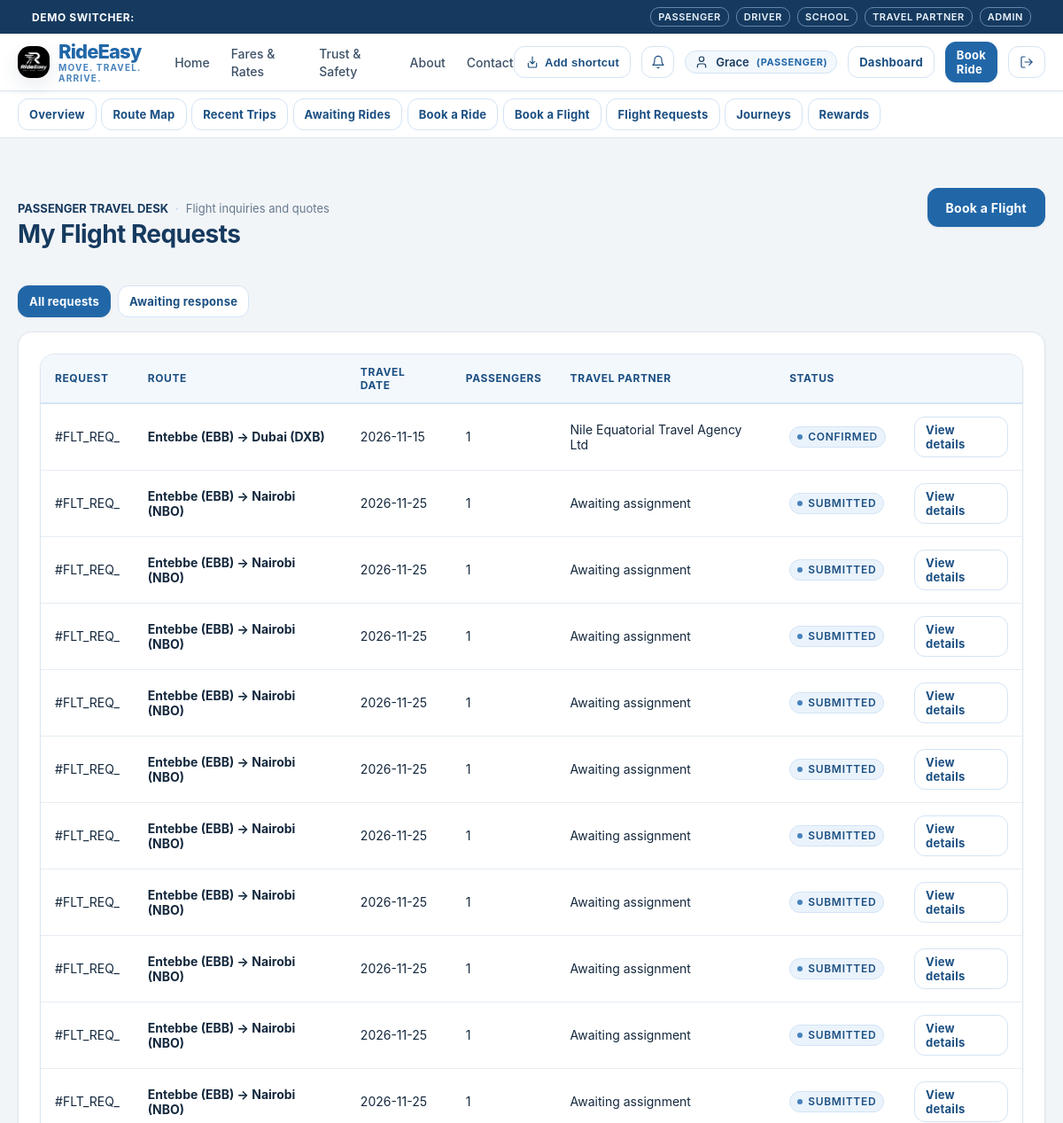
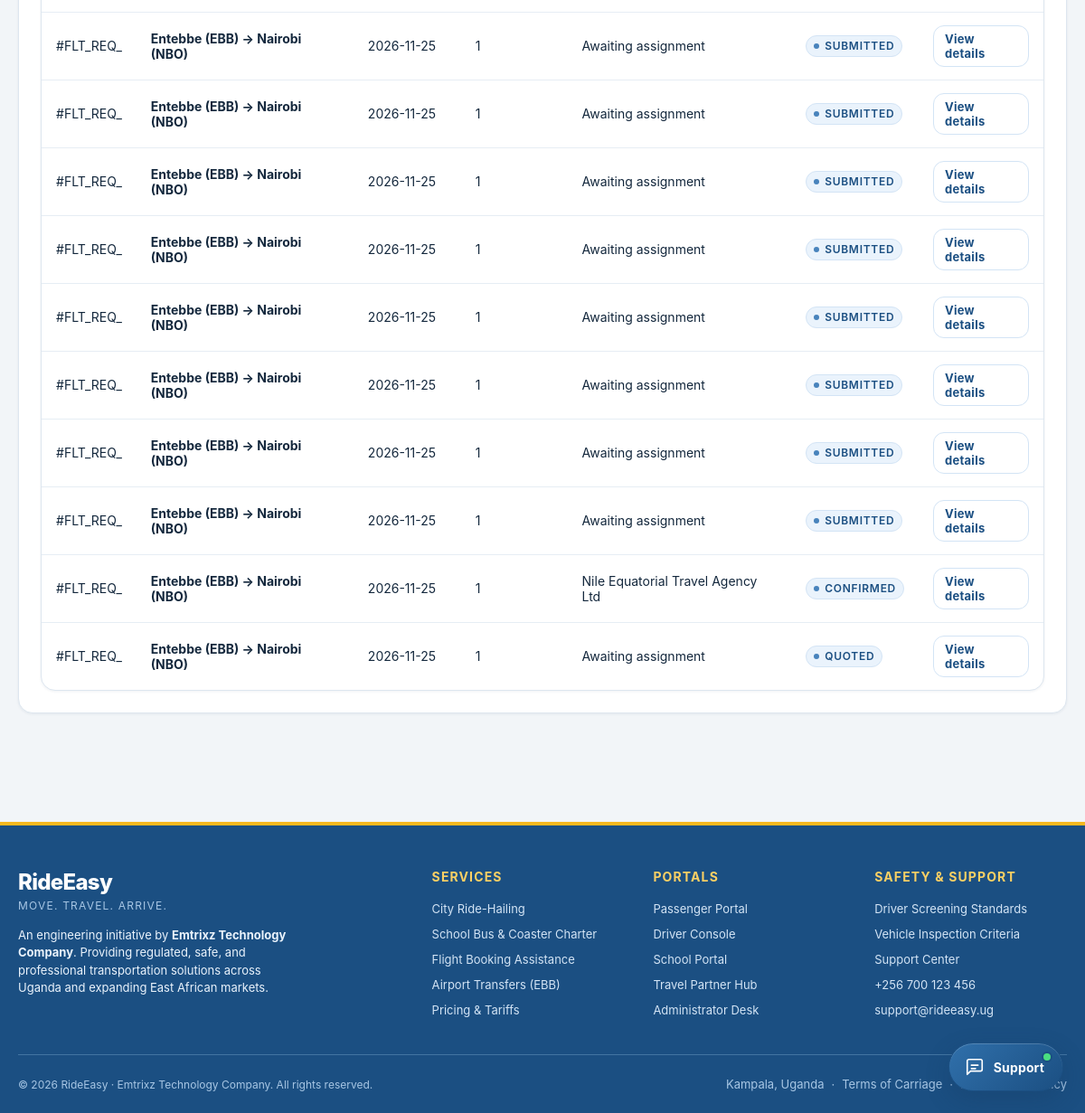
The page /passenger/flight-requests (signed in) on the database its author committed (2 pictures, top to bottom).
### tables this page shows
CREATE TABLE users (
    id TEXT PRIMARY KEY,
    email TEXT UNIQUE NOT NULL,
    password_hash TEXT NOT NULL,
    role TEXT NOT NULL CHECK(role IN ('PASSENGER', 'DRIVER', 'SCHOOL', 'TRAVEL_COMPANY', 'ADMIN')),
    full_name TEXT NOT NULL,
    phone TEXT NOT NULL,
    is_active INTEGER NOT NULL DEFAULT 1,
    is_verified INTEGER NOT NULL DEFAULT 0,
    created_at TIMESTAMP NOT NULL DEFAULT CURRENT_TIMESTAMP,
    updated_at TIMESTAMP NOT NULL DEFAULT CURRENT_TIMESTAMP
, avatar_url TEXT DEFAULT '/static/images/default-avatar.svg');

CREATE TABLE flight_requests (
    id TEXT PRIMARY KEY,
    passenger_id TEXT NOT NULL,
    departure_city TEXT NOT NULL,
    destination_city TEXT NOT NULL,
    departure_date TEXT NOT NULL,
    return_date TEXT,
    passenger_count INTEGER NOT NULL DEFAULT 1,
    preferred_airline TEXT,
    cabin_class TEXT DEFAULT 'Economy',
    phone TEXT NOT NULL,
    email TEXT NOT NULL,
    travel_preferences TEXT,
    notes TEXT,
    assigned_company_id TEXT,
    status TEXT NOT NULL DEFAULT 'SUBMITTED' CHECK(status IN ('SUBMITTED', 'ASSIGNED', 'QUOTED', 'CUSTOMER_APPROVED', 'CONFIRMED', 'DECLINED', 'CANCELLED')),
    created_at TIMESTAMP NOT NULL DEFAULT CURRENT_TIMESTAMP,
    FOREIGN KEY (passenger_id) REFERENCES users(id) ON DELETE CASCADE,
    FOREIGN KEY (assigned_company_id) REFERENCES users(id)
);

CREATE TABLE travel_companies (
    user_id TEXT PRIMARY KEY,
    company_name TEXT NOT NULL,
    license_number TEXT NOT NULL,
    contact_person TEXT NOT NULL,
    phone TEXT NOT NULL,
    email TEXT NOT NULL,
    physical_address TEXT NOT NULL,
    verification_status TEXT NOT NULL DEFAULT 'APPROVED' CHECK(verification_status IN ('PENDING', 'APPROVED', 'REJECTED')),
    created_at TIMESTAMP NOT NULL DEFAULT CURRENT_TIMESTAMP,
    FOREIGN KEY (user_id) REFERENCES users(id) ON DELETE CASCADE
);

### rideeasy/app/routes/passenger.py (the view)
@passenger_bp.route("/flight-requests")
def flight_requests():
    user = AuthService.get_current_user()
    status_filter = request.args.get("status", "").strip().lower()
    status_clause = ""
    if status_filter == "awaiting":
        status_clause = " AND r.status IN ('SUBMITTED', 'ASSIGNED', 'QUOTED', 'CUSTOMER_APPROVED')"
    else:
        status_filter = ""
    requests_list = get_db().fetchall(
        """SELECT r.*, c.company_name
        FROM flight_requests r
        LEFT JOIN travel_companies c ON r.assigned_company_id = c.user_id
        WHERE r.passenger_id = ?""" + status_clause + """
        ORDER BY r.created_at DESC""",
        (user["id"],)
    )
    return render_template(
        "passenger/flight_requests.html",
        user=user,
        requests=requests_list,
        status_filter=status_filter
    )

### rideeasy/app/templates/passenger/flight_requests.html (shortened to what this page needs)
{% extends "base.html" %}
{% block content %}
<div class="container section">
  <div style="display: flex; justify-content: space-between; align-items: baseline; flex-wrap: wrap; gap: 1rem; margin-bottom: 2rem;">
    <div>
      <div class="metadata-row" style="margin-bottom: 0.25rem;">
        <span style="font-weight: 700; color: var(--color-black); text-transform: uppercase;">Passenger Travel Desk</span>
        <span class="metadata-separator">·</span>
        <span>Flight inquiries and quotes</span>
      </div>
      <h2>My Flight Requests</h2>
    </div>
    <a href="/passenger/flight-request" class="btn btn-primary">Book a Flight</a>
  </div>
  <div style="display: flex; gap: 0.5rem; margin-bottom: 1rem;">
    <a href="/passenger/flight-requests" class="btn {% if not status_filter %}btn-primary{% else %}btn-secondary{% endif %} btn-sm">All requests</a>
    <a href="/passenger/flight-requests?status=awaiting" class="btn {% if status_filter == 'awaiting' %}btn-primary{% else %}btn-secondary{% endif %} btn-sm">Awaiting response</a>
  </div>
  <div class="card">
    {% if requests %}
      <div class="table-responsive">
        <table class="table">
          <thead>
            <tr>
              <th>Request</th>
              <th>Route</th>
              <th>Travel date</th>
              <th>Passengers</th>
              <th>Travel partner</th>
              <th>Status</th>
              <th></th>
            </tr>
          </thead>
          <tbody>
            {% for item in requests %}
              <tr>
                <td>#{{ item.id[:8].upper() }}</td>
                <td><strong>{{ item.departure_city }} → {{ item.destination_city }}</strong></td>
                <td>{{ item.departure_date }}</td>
                <td>{{ item.passenger_count }}</td>
                <td>{{ item.company_name or 'Awaiting assignment' }}</td>
                <td><span class="status-indicator"><span class="status-dot"></span>{{ item.status.replace('_', ' ') }}</span></td>
                <td><a href="/passenger/flight-requests/{{ item.id }}" class="btn btn-secondary btn-sm">View details</a></td>
              </tr>
            {% endfor %}
          </tbody>
        </table>
      </div>
    {% endif %}
  </div>
</div>
{% endblock %}

### rideeasy/app/templates/base.html (shortened to what this page needs)
<!DOCTYPE html>
<html lang="en">
<head>
  <link rel="stylesheet" href="/static/css/base.css">
  <link rel="stylesheet" href="/static/css/components.css">
  <link rel="stylesheet" href="/static/css/dashboard.css">
  <link rel="stylesheet" href="/static/css/responsive.css">
</head>
<body>
  <aside class="demo-role-bar no-print" aria-label="Demo role selector">
    <div class="container" style="display: flex; align-items: center; justify-content: space-between; flex-wrap: wrap; gap: 0.5rem; width: 100%;">
      <span style="font-weight: 700; letter-spacing: 0.05em; text-transform: uppercase;">Demo Switcher:</span>
      <div class="demo-role-links">
        <a href="/auth/demo/passenger" class="demo-btn">Passenger</a>
        <a href="/auth/demo/driver" class="demo-btn">Driver</a>
        <a href="/auth/demo/school" class="demo-btn">School</a>
        <a href="/auth/demo/travel" class="demo-btn">Travel Partner</a>
        <a href="/auth/demo/admin" class="demo-btn">Admin</a>
      </div>
    </div>
  </aside>
  <header class="navbar no-print">
    <div class="container">
      <div class="navbar-inner">
        <div class="brand-group">
          <a href="/" style="display: flex; align-items: center; gap: 0.625rem; text-decoration: none;">
            <img src="/static/images/logo.png" alt="RideEasy Logo" style="height: 36px; width: auto; object-fit: contain;" onerror="this.style.display='none'">
            <div style="display: flex; flex-direction: column;">
              <span class="brand-logo" style="line-height: 1.1;">{{ app_name }}</span>
              <span class="brand-tagline" style="font-size: 0.625rem; letter-spacing: 0.12em;">{{ app_tagline }}</span>
            </div>
          </a>
        </div>
        <nav aria-label="Main Navigation">
          <ul class="nav-links">
            <li><a href="/" class="nav-link">Home</a></li>
            <li><a href="/pricing" class="nav-link">Fares & Rates</a></li>
            <li><a href="/safety" class="nav-link">Trust & Safety</a></li>
            <li><a href="/about" class="nav-link">About</a></li>
            <li><a href="/contact" class="nav-link">Contact</a></li>
          </ul>
        </nav>
        <div class="nav-actions">
          <button type="button" class="btn btn-secondary btn-sm app-shortcut-button" data-add-shortcut title="Create a RideEasy shortcut" aria-label="Create a RideEasy shortcut">
            <svg class="icon icon-sm" viewBox="0 0 24 24" aria-hidden="true"><path d="M12 3v12m0 0 4-4m-4 4-4-4"/><path d="M5 14v5a2 2 0 0 0 2 2h10a2 2 0 0 0 2-2v-5"/></svg>
            <span>Add shortcut</span>
          </button>
          {% if current_user %}
            <div style="position: relative;">
              <button id="notif-bell-btn" class="btn btn-secondary btn-sm" aria-label="Notifications" title="In-App Notifications" style="position: relative; padding: 0.35rem 0.6rem;" onclick="toggleNotifDropdown(event);">
                <svg class="icon icon-sm" viewBox="0 0 24 24"><path d="M18 8A6 6 0 0 0 6 8c0 7-3 9-3 9h18s-3-2-3-9"/><path d="M13.73 21a2 2 0 0 1-3.46 0"/></svg>
              </button>
            </div>
            <a href="/profile" class="user-nav-chip" title="View and Edit Profile" style="text-decoration: none;">
              {% if current_user.avatar_url and current_user.avatar_url != '/static/images/default-avatar.svg' %}
                <img src="{{ current_user.avatar_url }}" alt="{{ current_user.full_name }}" style="width: 20px; height: 20px; border-radius: var(--radius-sm); object-fit: cover;">
              {% else %}
                <svg class="icon icon-sm" viewBox="0 0 24 24"><path d="M19 21v-2a4 4 0 0 0-4-4H9a4 4 0 0 0-4 4v2"/><circle cx="12" cy="7" r="4"/></svg>
              {% endif %}
              <span>{{ current_user.full_name.split()[0] }}</span>
              <span class="user-role-label">({{ current_user.role }})</span>
            </a>
            {% if current_user.role == 'PASSENGER' %}
              <a href="/passenger/dashboard" class="btn btn-secondary btn-sm">Dashboard</a>
              <a href="/passenger/book-ride" class="btn btn-primary btn-sm">Book Ride</a>
            {% elif current_user.role == 'DRIVER' %}
              <a href="/driver/dashboard" class="btn btn-primary btn-sm">Driver Console</a>
            {% elif current_user.role == 'SCHOOL' %}
              <a href="/school/dashboard" class="btn btn-primary btn-sm">School Portal</a>
            {% elif current_user.role == 'TRAVEL_COMPANY' %}
              <a href="/travel/dashboard" class="btn btn-primary btn-sm">Agency Console</a>
            {% elif current_user.role == 'ADMIN' %}
              <a href="/admin/dashboard" class="btn btn-primary btn-sm">Admin Control</a>
            {% endif %}
            <a href="/auth/logout" class="btn btn-secondary btn-sm" title="Sign Out">
              <svg class="icon icon-sm" viewBox="0 0 24 24"><path d="M9 21H5a2 2 0 0 1-2-2V5a2 2 0 0 1 2-2h4"/><polyline points="16 17 21 12 16 7"/><line x1="21" y1="12" x2="9" y2="12"/></svg>
            </a>
          {% else %}
            <a href="/auth/login" class="btn btn-secondary btn-sm">Sign In</a>
            <a href="/auth/register" class="btn btn-primary btn-sm">Register</a>
          {% endif %}
        </div>
      </div>
    </div>
  </header>
  {% if current_user %}
    <nav aria-label="Workspace navigation" style="border-bottom: 1px solid var(--color-light-grey); background: var(--color-white);">
      <div class="container" style="display: flex; gap: 0.35rem; overflow-x: auto; padding-top: 0.5rem; padding-bottom: 0.5rem; white-space: nowrap;">
        {% if current_user.role == 'PASSENGER' %}
          <a href="/passenger/dashboard" class="btn btn-secondary btn-sm">Overview</a>
          <a href="/map" class="btn btn-secondary btn-sm">Route Map</a>
          <a href="/passenger/rides" class="btn btn-secondary btn-sm">Recent Trips</a>
          <a href="/passenger/rides?status=awaiting" class="btn btn-secondary btn-sm">Awaiting Rides</a>
          <a href="/passenger/book-ride" class="btn btn-secondary btn-sm">Book a Ride</a>
          <a href="/passenger/flight-request" class="btn btn-secondary btn-sm">Book a Flight</a>
          <a href="/passenger/flight-requests" class="btn btn-secondary btn-sm">Flight Requests</a>
          <a href="/passenger/journeys" class="btn btn-secondary btn-sm">Journeys</a>
          <a href="/passenger/rewards" class="btn btn-secondary btn-sm">Rewards</a>
        {% elif current_user.role == 'SCHOOL' %}
          <a href="/school/dashboard" class="btn btn-secondary btn-sm">Overview</a>
          <a href="/map" class="btn btn-secondary btn-sm">Route Map</a>
          <a href="/school/requests" class="btn btn-secondary btn-sm">Transport Requests</a>
          <a href="/school/request" class="btn btn-secondary btn-sm">Book Transport</a>
        {% elif current_user.role == 'TRAVEL_COMPANY' %}
          <a href="/map" class="btn btn-secondary btn-sm">Route Map</a>
          <a href="/travel/dashboard" class="btn btn-secondary btn-sm">Travel Partner Dashboard</a>
        {% endif %}
      </div>
    </nav>
  {% endif %}
  <main>
    {% block content %}{% endblock %}
  </main>
  <footer class="footer no-print">
    <div class="container">
      <div class="footer-inner">
        <div>
          <div style="font-size: 1.5rem; font-weight: 800; letter-spacing: -0.03em; margin-bottom: 0.25rem;">{{ app_name }}</div>
          <div style="font-size: 0.75rem; letter-spacing: 0.1em; color: var(--color-medium-grey); text-transform: uppercase; margin-bottom: 1rem;">{{ app_tagline }}</div>
          <p style="color: var(--color-light-grey); font-size: 0.8125rem; max-width: 320px; line-height: 1.5;">
            An engineering initiative by <strong>{{ company_name }}</strong>. Providing regulated, safe, and professional transportation solutions across Uganda and expanding East African markets.
          </p>
        </div>
        <div>
          <h4>Services</h4>
          <ul class="footer-links">
            <li><a href="/passenger/book-ride">City Ride-Hailing</a></li>
            <li><a href="/school/request">School Bus & Coaster Charter</a></li>
            <li><a href="/passenger/flight-request">Flight Booking Assistance</a></li>
            <li><a href="/pricing">Airport Transfers (EBB)</a></li>
            <li><a href="/pricing">Pricing & Tariffs</a></li>
          </ul>
        </div>
        <div>
          <h4>Portals</h4>
          <ul class="footer-links">
            <li><a href="/auth/demo/passenger">Passenger Portal</a></li>
            <li><a href="/auth/demo/driver">Driver Console</a></li>
            <li><a href="/auth/demo/school">School Portal</a></li>
            <li><a href="/auth/demo/travel">Travel Partner Hub</a></li>
            <li><a href="/auth/demo/admin">Administrator Desk</a></li>
          </ul>
        </div>
        <div>
          <h4>Safety & Support</h4>
          <ul class="footer-links">
            <li><a href="/safety">Driver Screening Standards</a></li>
            <li><a href="/safety">Vehicle Inspection Criteria</a></li>
            <li><a href="/contact">Support Center</a></li>
            <li><a href="tel:{{ support_phone }}">{{ support_phone }}</a></li>
            <li><a href="mailto:{{ support_email }}">{{ support_email }}</a></li>
          </ul>
        </div>
      </div>
      <div class="footer-bottom">
        <div>© 2026 {{ app_name }} · {{ company_name }}. All rights reserved.</div>
        <div class="metadata-row" style="color: var(--color-medium-grey);">
          <span>Kampala, Uganda</span>
          <span class="metadata-separator">·</span>
          <span>Terms of Carriage</span>
          <span class="metadata-separator">·</span>
          <span>Data Privacy Policy</span>
        </div>
      </div>
    </div>
  </footer>
  <div class="ai-support-widget no-print" id="ai-support-widget">
      <button type="button" class="ai-support-toggle" id="ai-support-toggle" aria-controls="ai-support-panel" aria-expanded="false" aria-label="Open RideEasy support chat">
        <svg class="icon" viewBox="0 0 24 24" aria-hidden="true"><path d="M21 15a2 2 0 0 1-2 2H7l-4 4V5a2 2 0 0 1 2-2h14a2 2 0 0 1 2 2z"/><path d="M8 10h8M8 14h5"/></svg>
        <span>Support</span>
        <span class="ai-support-toggle-status" aria-hidden="true"></span>
      </button>
  </div>
</body>
</html>

### rows shown on the page
users: full_name "Grace", role "PASSENGER"
flight_requests: id "FLT_REQ_", departure_city "Entebbe (EBB)", destination_city "Dubai (DXB)", departure_date "2026-11-15", passenger_count "1", company_name "Nile Equatorial Travel Agency Ltd", status.replace "CONFIRMED"
flight_requests: id "FLT_REQ_", departure_city "Entebbe (EBB)", destination_city "Nairobi (NBO)", departure_date "2026-11-25", passenger_count "1", company_name "Awaiting assignment", status.replace "SUBMITTED"
flight_requests: id "FLT_REQ_", departure_city "Entebbe (EBB)", destination_city "Nairobi (NBO)", departure_date "2026-11-25", passenger_count "1", company_name "Awaiting assignment", status.replace "SUBMITTED"
flight_requests: id "FLT_REQ_", departure_city "Entebbe (EBB)", destination_city "Nairobi (NBO)", departure_date "2026-11-25", passenger_count "1", company_name "Awaiting assignment", status.replace "SUBMITTED"
flight_requests: id "FLT_REQ_", departure_city "Entebbe (EBB)", destination_city "Nairobi (NBO)", departure_date "2026-11-25", passenger_count "1", company_name "Awaiting assignment", status.replace "SUBMITTED"
flight_requests: id "FLT_REQ_", departure_city "Entebbe (EBB)", destination_city "Nairobi (NBO)", departure_date "2026-11-25", passenger_count "1", company_name "Awaiting assignment", status.replace "SUBMITTED"
flight_requests: id "FLT_REQ_", departure_city "Entebbe (EBB)", destination_city "Nairobi (NBO)", departure_date "2026-11-25", passenger_count "1", company_name "Awaiting assignment", status.replace "SUBMITTED"
flight_requests: id "FLT_REQ_", departure_city "Entebbe (EBB)", destination_city "Nairobi (NBO)", departure_date "2026-11-25", passenger_count "1", company_name "Awaiting assignment", status.replace "SUBMITTED"
flight_requests: id "FLT_REQ_", departure_city "Entebbe (EBB)", destination_city "Nairobi (NBO)", departure_date "2026-11-25", passenger_count "1", company_name "Awaiting assignment", status.replace "SUBMITTED"
flight_requests: id "FLT_REQ_", departure_city "Entebbe (EBB)", destination_city "Nairobi (NBO)", departure_date "2026-11-25", passenger_count "1", company_name "Awaiting assignment", status.replace "SUBMITTED"
flight_requests: id "FLT_REQ_", departure_city "Entebbe (EBB)", destination_city "Nairobi (NBO)", departure_date "2026-11-25", passenger_count "1", company_name "Awaiting assignment", status.replace "SUBMITTED"
flight_requests: id "FLT_REQ_", departure_city "Entebbe (EBB)", destination_city "Nairobi (NBO)", departure_date "2026-11-25", passenger_count "1", company_name "Awaiting assignment", status.replace "SUBMITTED"
flight_requests: id "FLT_REQ_", departure_city "Entebbe (EBB)", destination_city "Nairobi (NBO)", departure_date "2026-11-25", passenger_count "1", company_name "Awaiting assignment", status.replace "SUBMITTED"
flight_requests: id "FLT_REQ_", departure_city "Entebbe (EBB)", destination_city "Nairobi (NBO)", departure_date "2026-11-25", passenger_count "1", company_name "Awaiting assignment", status.replace "SUBMITTED"
flight_requests: id "FLT_REQ_", departure_city "Entebbe (EBB)", destination_city "Nairobi (NBO)", departure_date "2026-11-25", passenger_count "1", company_name "Awaiting assignment", status.replace "SUBMITTED"
flight_requests: id "FLT_REQ_", departure_city "Entebbe (EBB)", destination_city "Nairobi (NBO)", departure_date "2026-11-25", passenger_count "1", company_name "Awaiting assignment", status.replace "SUBMITTED"
flight_requests: id "FLT_REQ_", departure_city "Entebbe (EBB)", destination_city "Nairobi (NBO)", departure_date "2026-11-25", passenger_count "1", company_name "Awaiting assignment", status.replace "SUBMITTED"
flight_requests: id "FLT_REQ_", departure_city "Entebbe (EBB)", destination_city "Nairobi (NBO)", departure_date "2026-11-25", passenger_count "1", company_name "Awaiting assignment", status.replace "SUBMITTED"
flight_requests: id "FLT_REQ_", departure_city "Entebbe (EBB)", destination_city "Nairobi (NBO)", departure_date "2026-11-25", passenger_count "1", company_name "Awaiting assignment", status.replace "SUBMITTED"
flight_requests: id "FLT_REQ_", departure_city "Entebbe (EBB)", destination_city "Nairobi (NBO)", departure_date "2026-11-25", passenger_count "1", company_name "Nile Equatorial Travel Agency Ltd", status.replace "CONFIRMED"
flight_requests: id "FLT_REQ_", departure_city "Entebbe (EBB)", destination_city "Nairobi (NBO)", departure_date "2026-11-25", passenger_count "1", company_name "Awaiting assignment", status.replace "QUOTED"

### other values the page prints
{{ app_name }} "RideEasy"
{{ app_tagline }} "MOVE. TRAVEL. ARRIVE."
{{ company_name }} "Emtrixz Technology Company"
{{ support_phone }} "+256 700 123 456"
{{ support_email }} "support@rideeasy.ug"
